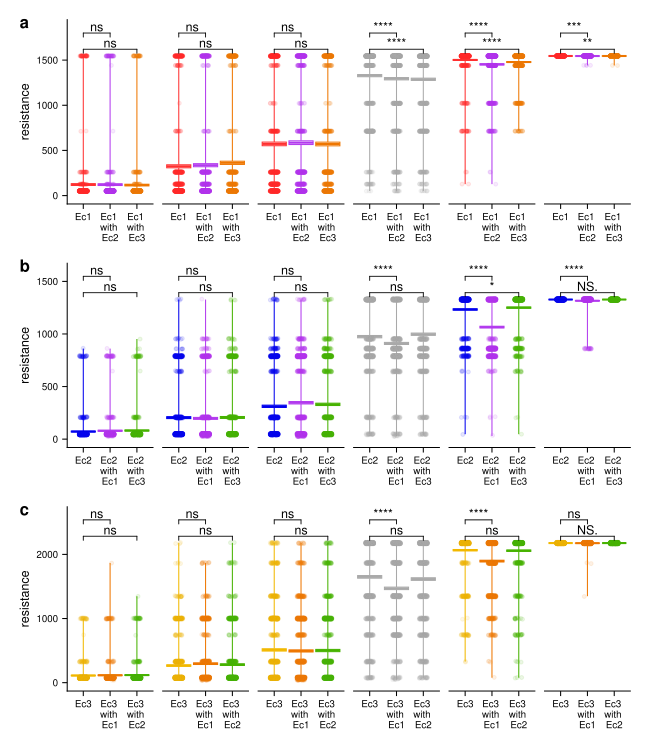

Here is the R script that generated this plot:
# Packages-----
## Download and install the package
#install.packages("igraph")
## Load package
library(igraph)
library(tidyverse)
library(cowplot)
library(gridExtra)
library(gridGraphics)
library(readxl)
library(scales)
library(ggpubr)
library(rstatix)  
library(ggpmisc)
library(patchwork)
theme_set(theme_cowplot())
citation(package = "igraph")

# Colors ---------
red_Ec_color <- rgb(255, 48, 48, maxColorValue = 255)
blue_Kp_color <- rgb(0, 0, 238, maxColorValue = 255)
yellow_Se_color <- rgb(242, 184, 0, maxColorValue = 255)
purple_Ec.Kp_color <- rgb(178, 58, 238, maxColorValue = 255)
orange_Ec.Se_color <- rgb(238, 118, 0, maxColorValue = 255)
green_Se.Kp_color <- rgb(70, 178, 0, maxColorValue = 255)
pie_color <- rgb(169, 169, 169, maxColorValue = 255)
pie_arrow <- rgb(226, 210, 195, maxColorValue = 255)
color_Ec = c(red_Ec_color, purple_Ec.Kp_color, orange_Ec.Se_color)
color_Kp = c(blue_Kp_color, purple_Ec.Kp_color, green_Se.Kp_color)
color_Se = c(yellow_Se_color, orange_Ec.Se_color, green_Se.Kp_color)

# General plotting customization -------------------------------------------------------
Figure_width = 3.25 # in width for one column figure in PNAS
Figure_height = 4
Figure_label_size = 12
text_size_axis_title = 9
text_size_axis_tick_labels = 7
axis_line_size = 0.75/(ggplot2::.pt*72.27/96) # pt size for the axis lines
axis_tick_size = 0.75/(ggplot2::.pt*72.27/96)
axis_tick_lengths = 0.05
y_axis_min = 0
y_axis_max = 900
y_axis_number_of_ticks = 8
y_axis_label = expression(paste("resistance"))
point_jitter_width = 0.15
point_size = 1
margins<- c(0.1,0.1,0.1,0.1)
box_line_size = 0.75/(ggplot2::.pt*72.27/96) 

# Functions -------------------------------------------------------
MinMeanSEMMax <- function(x) {
  v <- c(min(x), 
         mean(x) - sd(x)/sqrt(length(x)), 
         mean(x), 
         mean(x) + sd(x)/sqrt(length(x)), 
         max(x))
  names(v) <- c("ymin", "lower", "middle", "upper", "ymax")
  v
}

Parameter_sweep_load_data <- function(treatments_filename, treatment_information, sweep_variable) {
  treatment_information <- read.csv(treatment_information)
  csvfiles <- list.files(treatments_filename, full.names = TRUE)
  csvfileslist <- lapply(csvfiles, read.csv, header = TRUE, stringsAsFactors = FALSE)
  for (l in 1:length(csvfileslist)) {
    csvfileslist[[l]][sweep_variable] <- treatment_information[sweep_variable][treatment_information$Treatment_ID==csvfileslist[[l]]$Treatment_ID[1],]
    csvfileslist[[l]]$focal <- treatment_information$Focal.Species[treatment_information$Treatment_ID==csvfileslist[[l]]$Treatment_ID[1]]
    csvfileslist[[l]]$treatment_name <- treatment_information$Species[treatment_information$Treatment_ID==csvfileslist[[l]]$Treatment_ID[1]]
    csvfileslist[[l]] <- csvfileslist[[l]] %>% filter(Cumulative_time == treatment_information$Cumulative_time[treatment_information$Treatment_ID==csvfileslist[[l]]$Treatment_ID[1]])
  }
  df <- bind_rows(csvfileslist)
  return(df)
}

# mutation sweep data -------------------------------------------------------
df <- Parameter_sweep_load_data(treatments_filename = "mutation", 
                                treatment_information = "Treatment_master_DHFR.csv", 
                                sweep_variable = "mu")

df$treatment_name <- factor(df$treatment_name, 
                            levels = c("Ec1", "Ec1,Ec2,Ec1", "Ec1,Ec3,Ec1", "Ec2", "Ec2,Ec1,Ec2", "Ec2,Ec3,Ec2", "Ec3", "Ec3,Ec1,Ec3", "Ec3,Ec2,Ec3"),
                            labels = c("Ec1", "Ec1 \nwith \nEc2", "Ec1 \nwith \nEc3", "Ec2", "Ec2 \nwith \nEc1", "Ec2 \nwith \nEc3", "Ec3", "Ec3 \nwith \nEc1", "Ec3 \nwith \nEc2"))

my_comparisons_Ec <- list(c("Ec1", "Ec1 \nwith \nEc3"),
                          c("Ec1", "Ec1 \nwith \nEc2"))

my_comparisons_Kp <- list(c("Ec2", "Ec2 \nwith \nEc3"),
                          c("Ec2", "Ec2 \nwith \nEc1"))

my_comparisons_Se <- list(c("Ec3", "Ec3 \nwith \nEc2"),
                          c("Ec3", "Ec3 \nwith \nEc1"))

baseline <- 5e-5

# plot -------------------------------------------------------
compare_means(Resistance ~ treatment_name, data = df %>% filter(focal == 'Ec1'), group.by = 'mu', ref.group = "Ec1", method = "wilcox.test", p.adjust.method = "bonferroni")

Ec.max <- as.numeric(df %>% filter(focal == 'Ec1') %>% summarise(maxR = max(Resistance)))
E <- ggplot(data = df %>% filter(focal == 'Ec1'), aes(x=treatment_name, y=Resistance, color = treatment_name))+
  stat_summary(data = df %>% filter(focal == 'Ec1', mu !=baseline), mapping = aes(treatment_name, Resistance, color = treatment_name), fun.data=MinMeanSEMMax, geom="boxplot", size = box_line_size)+ 
  geom_jitter(data = df %>% filter(focal == 'Ec1', mu !=baseline), width = point_jitter_width, size = point_size, alpha = 0.1) +
  stat_summary(data = df %>% filter(focal == 'Ec1', mu ==baseline), color = 'dark grey', mapping = aes(treatment_name, Resistance, color = treatment_name), fun.data=MinMeanSEMMax, geom="boxplot", size = box_line_size)+ 
  geom_jitter(data = df %>% filter(focal == 'Ec1', mu ==baseline), color = 'dark grey', width = point_jitter_width, size = point_size, alpha = 0.1) +
  facet_grid(~mu)+
  stat_compare_means(comparisons = my_comparisons_Ec, method = "wilcox.test", aes(label = ..p.signif..), method.args = list(p.adjust.method = "bonferroni"), size = 3) +
  ylab(y_axis_label)+
  scale_y_continuous(limits = c(0, Ec.max+(Ec.max*.2)))+
  theme(axis.title.x = element_blank()) +
  theme(axis.title = element_text(size = text_size_axis_title)) +
  theme(axis.line.y = element_line(size = axis_line_size)) +
  theme(axis.line.x = element_line(size = axis_line_size)) +
  theme(axis.ticks = element_line(size = axis_tick_size))+
  theme(axis.ticks.length = unit(axis_tick_lengths, 'in'))+
  theme(axis.text.y = element_text(size = text_size_axis_tick_labels))+
  theme(axis.text.x = element_text(size = text_size_axis_tick_labels))+
  theme(legend.position = "none") +
  theme(plot.margin = unit(margins, "in"))+
  scale_color_manual(values = color_Ec, guide = "none")+
  theme(strip.background = element_blank())+
  theme(strip.text = element_blank())

compare_means(Resistance ~ treatment_name, data = df %>% filter(focal == 'Ec2'), group.by = 'mu', ref.group = "Ec2", method = "wilcox.test", p.adjust.method = "bonferroni")

Kp.max <- as.numeric(df %>% filter(focal == 'Ec2') %>% summarise(maxR = max(Resistance)))
K <- ggplot(data = df %>% filter(focal == 'Ec2'), 
       aes(x=treatment_name, y=Resistance, color = treatment_name))+
  stat_summary(data = df %>% filter(focal == 'Ec2', mu !=baseline), mapping = aes(treatment_name, Resistance, color = treatment_name), fun.data=MinMeanSEMMax, geom="boxplot", size = box_line_size)+ 
  geom_jitter(data = df %>% filter(focal == 'Ec2', mu !=baseline), width = point_jitter_width, size = point_size, alpha = 0.1) +
  stat_summary(data = df %>% filter(focal == 'Ec2', mu ==baseline), color = 'dark grey', mapping = aes(treatment_name, Resistance, color = treatment_name), fun.data=MinMeanSEMMax, geom="boxplot", size = box_line_size)+ 
  geom_jitter(data = df %>% filter(focal == 'Ec2', mu ==baseline), color = 'dark grey', width = point_jitter_width, size = point_size, alpha = 0.1) +
  facet_grid(~mu)+
  stat_compare_means(comparisons = my_comparisons_Kp, method = "wilcox.test", aes(label = ..p.signif..), method.args = list(p.adjust.method = "bonferroni"), size = 3) +
  ylab(y_axis_label)+
  scale_y_continuous(limits = c(0, Kp.max+(Kp.max*.2)))+
  theme(axis.title.x = element_blank()) +
  theme(axis.title = element_text(size = text_size_axis_title)) +
  theme(axis.line.y = element_line(size = axis_line_size)) +
  theme(axis.line.x = element_line(size = axis_line_size)) +
  theme(axis.ticks = element_line(size = axis_tick_size))+
  theme(axis.ticks.length = unit(axis_tick_lengths, 'in'))+
  theme(axis.text.y = element_text(size = text_size_axis_tick_labels))+
  theme(axis.text.x = element_text(size = text_size_axis_tick_labels))+
  theme(legend.position = "none") +
  theme(plot.margin = unit(margins, "in"))+
  scale_color_manual(values = color_Kp, guide = "none")+
  theme(strip.background = element_blank())+
  theme(strip.text = element_blank())

compare_means(Resistance ~ treatment_name, data = df %>% filter(focal == 'Ec3'), group.by = 'mu', ref.group = "Ec3", method = "wilcox.test", p.adjust.method = "bonferroni")

Se.max <- as.numeric(df %>% filter(focal == 'Ec3') %>% summarise(maxR = max(Resistance)))
S <- ggplot(data = df %>% filter(focal == 'Ec3'), 
            aes(x=treatment_name, y=Resistance, color = treatment_name))+
  stat_summary(data = df %>% filter(focal == 'Ec3', mu !=baseline), mapping = aes(treatment_name, Resistance, color = treatment_name), fun.data=MinMeanSEMMax, geom="boxplot", size = box_line_size)+ 
  geom_jitter(data = df %>% filter(focal == 'Ec3', mu !=baseline), width = point_jitter_width, size = point_size, alpha = 0.1) +
  stat_summary(data = df %>% filter(focal == 'Ec3', mu ==baseline), color = 'dark grey', mapping = aes(treatment_name, Resistance, color = treatment_name), fun.data=MinMeanSEMMax, geom="boxplot", size = box_line_size)+ 
  geom_jitter(data = df %>% filter(focal == 'Ec3', mu ==baseline), color = 'dark grey', width = point_jitter_width, size = point_size, alpha = 0.1) +
  stat_compare_means(comparisons = my_comparisons_Se, method = "wilcox.test", aes(label = ..p.signif..), method.args = list(p.adjust.method = "bonferroni"), size = 3) +
  facet_grid(~mu)+
  ylab(y_axis_label)+
  scale_y_continuous(limits = c(0, Se.max+(Se.max*.2)))+
  theme(axis.title.x = element_blank()) +
  theme(axis.title = element_text(size = text_size_axis_title)) +
  theme(axis.line.y = element_line(size = axis_line_size)) +
  theme(axis.line.x = element_line(size = axis_line_size)) +
  theme(axis.ticks = element_line(size = axis_tick_size))+
  theme(axis.ticks.length = unit(axis_tick_lengths, 'in'))+
  theme(axis.text.y = element_text(size = text_size_axis_tick_labels))+
  theme(axis.text.x = element_text(size = text_size_axis_tick_labels))+
  theme(legend.position = "none") +
  theme(plot.margin = unit(margins, "in"))+
  scale_color_manual(values = color_Se, guide = "none")+
  theme(strip.background = element_blank())+
  theme(strip.text = element_blank())

Fig <- (E / K / S) +
  plot_annotation(tag_levels = list(c('a', 'b', 'c'))) & 
  theme(plot.tag.position = c(0, 1), plot.tag = element_text(size = Figure_label_size)) 

save_plot("SI_Fig10.pdf", plot = Fig, base_width = 6.5, base_height = 7.5)
file.remove("Rplots.pdf")
